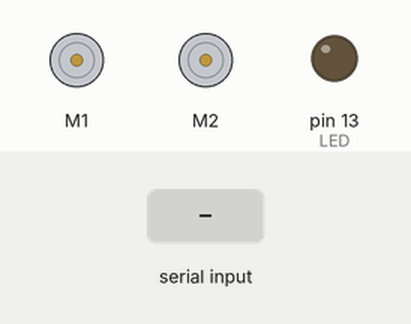
This sketch was run on a simulated Arduino Uno, built with avr-gcc and run on an emulated ATmega328P. Shown: 2 × DC motor (green arrow = forward, orange = backward, longer = faster), output pins drawn as LEDs (lit = HIGH). The inputs (shaded band) are chosen by the test bench.

Above: at 1.2 s.
1.3 s: byte 1 (1) received over Serial
At 1.9 s:
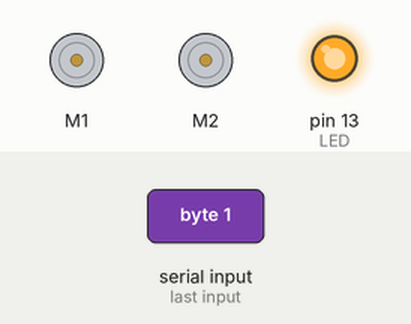
2.8 s: byte 0 (0) received over Serial
At 4.0 s:
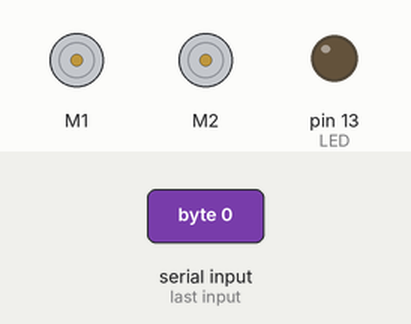
4.3 s: byte 2 (2) received over Serial
At 5.3 s:
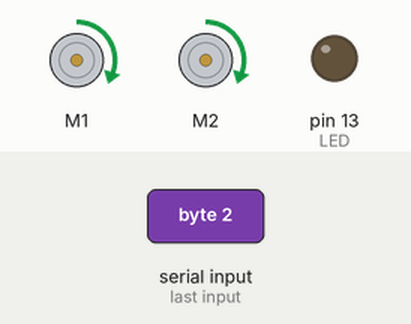
5.8 s: byte 3 (3) received over Serial
At 6.5 s:
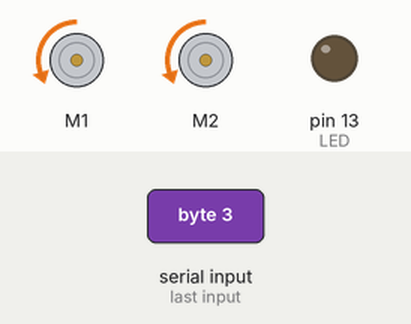
7.3 s: byte 4 (4) received over Serial
At 7.6 s:
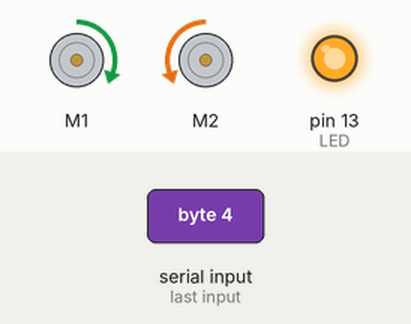
8.8 s: byte 5 (5) received over Serial
At 10.0 s:
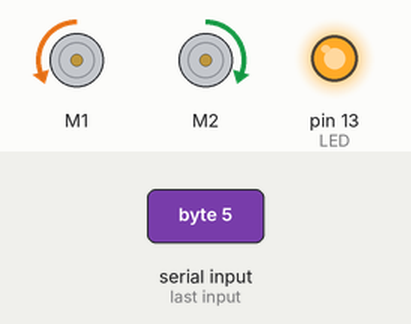
Timing chart, 0 to 11.3 s (numbered marks = the images above; inputs shaded):
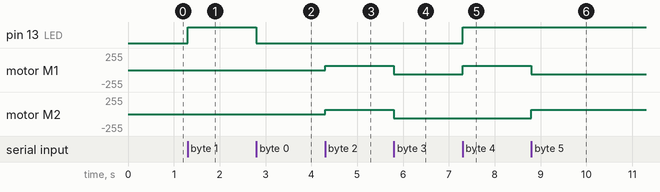

The sketch:

BLE_MotorControl.ino
```cpp
#include "arduino.h"
#include <DRV8835MotorShield.h>

DRV8835MotorShield motors;

const int LED=13;
int rsvData = 0;
//int sensorVal = 0;

int wheelSpeed = 100;
int wheelSpeedMinus = -100;

void setup() {
  // put your setup code here, to run once:
  pinMode(LED, OUTPUT);
  Serial.begin(9600);
}

void loop() {
  // put your main code here, to run repeatedly:

  // 受信処理
  if(Serial.available() > 0){
    rsvData = Serial.read();
    if(rsvData == 1){
      digitalWrite(LED, HIGH);
    } else if(rsvData == 0){
      digitalWrite(LED, LOW);
      motors.setSpeeds(0,0);
    }
    // モーター制御
    else if(rsvData == 2){ // 前進
      motors.setSpeeds(wheelSpeed,wheelSpeed);
    }
    else if(rsvData == 3){// 後退
      motors.setSpeeds(wheelSpeedMinus,wheelSpeedMinus);
    }
    else if(rsvData == 4){// 右旋回
      motors.setSpeeds(wheelSpeed,wheelSpeedMinus);
      digitalWrite(LED, HIGH);
    }
    else if(rsvData == 5){// 左旋回
      motors.setSpeeds(wheelSpeedMinus,wheelSpeed);
      digitalWrite(LED, HIGH);
    }
  }
  //センサー読み取り～送信
//  sensorVal = analogRead(0);
//  sensorVal = sensorVal>>2; //10bit->8bit値
//  Serial.write(sensorVal);
}
```

Measured:
- after the input at 1.3 s, pin 13 (LED): LOW → HIGH at once
- after the input at 2.8 s, pin 13 (LED): HIGH → LOW at once
- after the input at 4.3 s, motor M1, motor M2: stopped → forward 63/255 at once
- after the input at 5.8 s, motor M1, motor M2: forward 63/255 → backward 63/255 at once
- after the input at 7.3 s, pin 13 (LED): LOW → HIGH at once; motor M1: backward 63/255 → forward 63/255 at once
- after the input at 8.8 s, motor M1: forward 63/255 → backward 63/255 at once; motor M2: backward 63/255 → forward 63/255 at once
